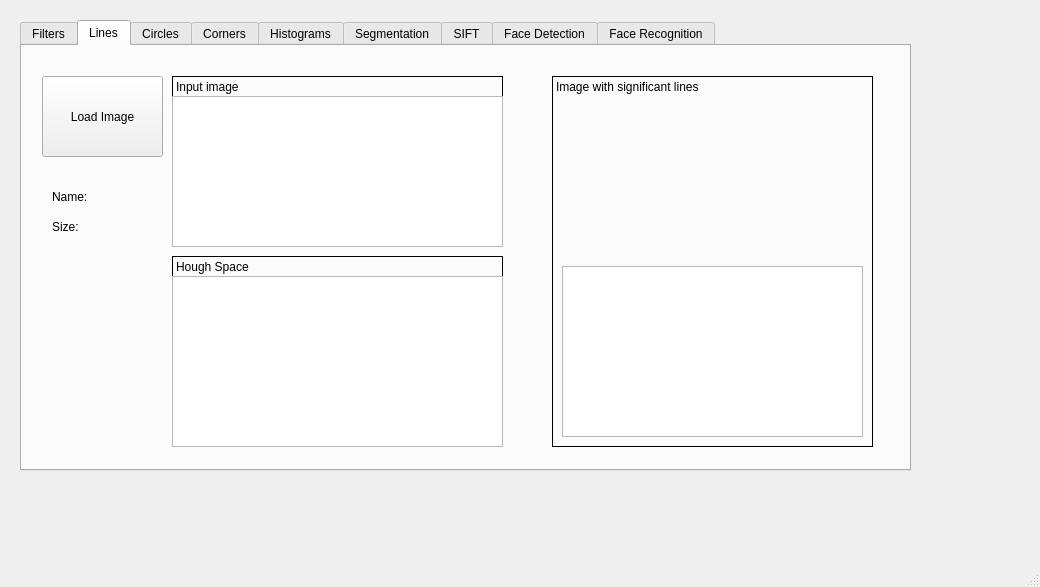
<?xml version="1.0" encoding="UTF-8"?>
<ui version="4.0">
 <class>MainWindow</class>
 <widget class="QMainWindow" name="MainWindow">
  <property name="geometry">
   <rect>
    <x>0</x>
    <y>0</y>
    <width>1040</width>
    <height>587</height>
   </rect>
  </property>
  <property name="windowTitle">
   <string>MainWindow</string>
  </property>
  <widget class="QWidget" name="centralwidget">
   <widget class="QWidget" name="gridLayoutWidget">
    <property name="geometry">
     <rect>
      <x>20</x>
      <y>20</y>
      <width>891</width>
      <height>451</height>
     </rect>
    </property>
    <layout class="QGridLayout" name="gridLayout">
     <item row="0" column="0">
      <widget class="QTabWidget" name="tabWidget">
       <property name="enabled">
        <bool>true</bool>
       </property>
       <property name="currentIndex">
        <number>1</number>
       </property>
       <widget class="QWidget" name="tab_filters">
        <attribute name="title">
         <string>Filters</string>
        </attribute>
        <widget class="QLabel" name="label_filters_input">
         <property name="geometry">
          <rect>
           <x>150</x>
           <y>30</y>
           <width>361</width>
           <height>231</height>
          </rect>
         </property>
         <property name="frameShape">
          <enum>QFrame::Box</enum>
         </property>
         <property name="text">
          <string>Input image</string>
         </property>
         <property name="alignment">
          <set>Qt::AlignLeading|Qt::AlignLeft|Qt::AlignTop</set>
         </property>
        </widget>
        <widget class="QLabel" name="label_filters_output">
         <property name="geometry">
          <rect>
           <x>520</x>
           <y>30</y>
           <width>351</width>
           <height>231</height>
          </rect>
         </property>
         <property name="frameShape">
          <enum>QFrame::Box</enum>
         </property>
         <property name="text">
          <string>Output image</string>
         </property>
         <property name="textFormat">
          <enum>Qt::PlainText</enum>
         </property>
         <property name="alignment">
          <set>Qt::AlignLeading|Qt::AlignLeft|Qt::AlignTop</set>
         </property>
        </widget>
        <widget class="QPushButton" name="pushButton_filters_load">
         <property name="geometry">
          <rect>
           <x>20</x>
           <y>30</y>
           <width>121</width>
           <height>81</height>
          </rect>
         </property>
         <property name="text">
          <string>Load Image</string>
         </property>
        </widget>
        <widget class="QLabel" name="label">
         <property name="geometry">
          <rect>
           <x>30</x>
           <y>140</y>
           <width>31</width>
           <height>21</height>
          </rect>
         </property>
         <property name="text">
          <string>Name:</string>
         </property>
        </widget>
        <widget class="QLabel" name="label_2">
         <property name="geometry">
          <rect>
           <x>30</x>
           <y>170</y>
           <width>31</width>
           <height>21</height>
          </rect>
         </property>
         <property name="text">
          <string>Size:</string>
         </property>
        </widget>
        <widget class="QGroupBox" name="groupBox">
         <property name="geometry">
          <rect>
           <x>30</x>
           <y>280</y>
           <width>751</width>
           <height>111</height>
          </rect>
         </property>
         <property name="title">
          <string>Filter Setting</string>
         </property>
         <widget class="QWidget" name="horizontalLayoutWidget">
          <property name="geometry">
           <rect>
            <x>20</x>
            <y>40</y>
            <width>311</width>
            <height>41</height>
           </rect>
          </property>
          <layout class="QHBoxLayout" name="horizontalLayout">
           <item>
            <widget class="QLabel" name="label_3">
             <property name="text">
              <string>Select Filter</string>
             </property>
            </widget>
           </item>
           <item>
            <widget class="QComboBox" name="comboBox">
             <item>
              <property name="text">
               <string>None</string>
              </property>
             </item>
             <item>
              <property name="text">
               <string>Prewitt Filter</string>
              </property>
             </item>
             <item>
              <property name="text">
               <string>Sobel Filter</string>
              </property>
             </item>
             <item>
              <property name="text">
               <string>Laplacian Filter</string>
              </property>
             </item>
             <item>
              <property name="text">
               <string>LoG</string>
              </property>
             </item>
             <item>
              <property name="text">
               <string>DoG</string>
              </property>
             </item>
             <item>
              <property name="text">
               <string>Box Filter</string>
              </property>
             </item>
             <item>
              <property name="text">
               <string>Median Filter</string>
              </property>
             </item>
             <item>
              <property name="text">
               <string>Gaussian Filter (3x3)</string>
              </property>
             </item>
             <item>
              <property name="text">
               <string>Gaussian Filter (5x5)</string>
              </property>
             </item>
             <item>
              <property name="text">
               <string>Sharpening Filter</string>
              </property>
             </item>
             <item>
              <property name="text">
               <string>FFT Magnitude</string>
              </property>
             </item>
             <item>
              <property name="text">
               <string>High-pass Filter</string>
              </property>
             </item>
             <item>
              <property name="text">
               <string>Low-pass Filter</string>
              </property>
             </item>
             <item>
              <property name="text">
               <string>Band-pass Filter</string>
              </property>
             </item>
            </widget>
           </item>
          </layout>
         </widget>
         <widget class="QGroupBox" name="groupBox_2">
          <property name="geometry">
           <rect>
            <x>380</x>
            <y>30</y>
            <width>361</width>
            <height>71</height>
           </rect>
          </property>
          <property name="title">
           <string>Additional Parameters</string>
          </property>
          <widget class="QLabel" name="label_17">
           <property name="geometry">
            <rect>
             <x>80</x>
             <y>20</y>
             <width>47</width>
             <height>13</height>
            </rect>
           </property>
           <property name="text">
            <string>Kernel </string>
           </property>
          </widget>
          <widget class="QLabel" name="label_18">
           <property name="geometry">
            <rect>
             <x>170</x>
             <y>20</y>
             <width>47</width>
             <height>13</height>
            </rect>
           </property>
           <property name="text">
            <string>STD </string>
           </property>
          </widget>
          <widget class="QLabel" name="label_19">
           <property name="geometry">
            <rect>
             <x>10</x>
             <y>20</y>
             <width>61</width>
             <height>16</height>
            </rect>
           </property>
           <property name="font">
            <font>
             <weight>75</weight>
             <bold>true</bold>
            </font>
           </property>
           <property name="text">
            <string>Gaussian:</string>
           </property>
           <property name="textFormat">
            <enum>Qt::RichText</enum>
           </property>
          </widget>
          <widget class="QLineEdit" name="lineEdit">
           <property name="geometry">
            <rect>
             <x>80</x>
             <y>40</y>
             <width>71</width>
             <height>20</height>
            </rect>
           </property>
          </widget>
          <widget class="QLineEdit" name="lineEdit_2">
           <property name="geometry">
            <rect>
             <x>170</x>
             <y>40</y>
             <width>71</width>
             <height>20</height>
            </rect>
           </property>
          </widget>
          <widget class="QPushButton" name="pushButton_Apply_Gaussian">
           <property name="geometry">
            <rect>
             <x>280</x>
             <y>40</y>
             <width>75</width>
             <height>23</height>
            </rect>
           </property>
           <property name="text">
            <string>Apply</string>
           </property>
          </widget>
         </widget>
        </widget>
        <widget class="ImageView" name="graphicsView_2">
         <property name="geometry">
          <rect>
           <x>160</x>
           <y>50</y>
           <width>341</width>
           <height>201</height>
          </rect>
         </property>
        </widget>
        <widget class="QLabel" name="label_12">
         <property name="geometry">
          <rect>
           <x>160</x>
           <y>40</y>
           <width>311</width>
           <height>201</height>
          </rect>
         </property>
         <property name="text">
          <string/>
         </property>
        </widget>
        <widget class="ImageView" name="graphicsView_3">
         <property name="geometry">
          <rect>
           <x>530</x>
           <y>50</y>
           <width>331</width>
           <height>201</height>
          </rect>
         </property>
        </widget>
        <widget class="QLabel" name="label_13">
         <property name="geometry">
          <rect>
           <x>70</x>
           <y>140</y>
           <width>71</width>
           <height>21</height>
          </rect>
         </property>
         <property name="text">
          <string/>
         </property>
        </widget>
        <widget class="QLabel" name="label_14">
         <property name="geometry">
          <rect>
           <x>70</x>
           <y>170</y>
           <width>71</width>
           <height>21</height>
          </rect>
         </property>
         <property name="text">
          <string/>
         </property>
        </widget>
       </widget>
       <widget class="QWidget" name="tab_lines">
        <attribute name="title">
         <string>Lines</string>
        </attribute>
        <widget class="QLabel" name="label_lines_input">
         <property name="geometry">
          <rect>
           <x>150</x>
           <y>30</y>
           <width>331</width>
           <height>171</height>
          </rect>
         </property>
         <property name="frameShape">
          <enum>QFrame::Box</enum>
         </property>
         <property name="text">
          <string>Input image</string>
         </property>
         <property name="alignment">
          <set>Qt::AlignLeading|Qt::AlignLeft|Qt::AlignTop</set>
         </property>
        </widget>
        <widget class="QLabel" name="label_4">
         <property name="geometry">
          <rect>
           <x>30</x>
           <y>140</y>
           <width>71</width>
           <height>21</height>
          </rect>
         </property>
         <property name="text">
          <string>Name:</string>
         </property>
        </widget>
        <widget class="QLabel" name="label_5">
         <property name="geometry">
          <rect>
           <x>30</x>
           <y>170</y>
           <width>71</width>
           <height>21</height>
          </rect>
         </property>
         <property name="text">
          <string>Size:</string>
         </property>
        </widget>
        <widget class="QPushButton" name="pushButton_lines_load">
         <property name="geometry">
          <rect>
           <x>20</x>
           <y>30</y>
           <width>121</width>
           <height>81</height>
          </rect>
         </property>
         <property name="text">
          <string>Load Image</string>
         </property>
        </widget>
        <widget class="QLabel" name="label_lines_hough">
         <property name="geometry">
          <rect>
           <x>150</x>
           <y>210</y>
           <width>331</width>
           <height>191</height>
          </rect>
         </property>
         <property name="frameShape">
          <enum>QFrame::Box</enum>
         </property>
         <property name="text">
          <string>Hough Space</string>
         </property>
         <property name="textFormat">
          <enum>Qt::PlainText</enum>
         </property>
         <property name="alignment">
          <set>Qt::AlignLeading|Qt::AlignLeft|Qt::AlignTop</set>
         </property>
        </widget>
        <widget class="QLabel" name="label_lines_input_2">
         <property name="geometry">
          <rect>
           <x>530</x>
           <y>30</y>
           <width>321</width>
           <height>371</height>
          </rect>
         </property>
         <property name="frameShape">
          <enum>QFrame::Box</enum>
         </property>
         <property name="text">
          <string>Image with significant lines</string>
         </property>
         <property name="alignment">
          <set>Qt::AlignLeading|Qt::AlignLeft|Qt::AlignTop</set>
         </property>
        </widget>
        <widget class="ImageView" name="graphicsView_11">
         <property name="geometry">
          <rect>
           <x>150</x>
           <y>230</y>
           <width>331</width>
           <height>171</height>
          </rect>
         </property>
        </widget>
        <widget class="ImageView" name="graphicsView_12">
         <property name="geometry">
          <rect>
           <x>150</x>
           <y>50</y>
           <width>331</width>
           <height>151</height>
          </rect>
         </property>
        </widget>
        <widget class="QLabel" name="label_23">
         <property name="geometry">
          <rect>
           <x>70</x>
           <y>140</y>
           <width>71</width>
           <height>21</height>
          </rect>
         </property>
         <property name="text">
          <string/>
         </property>
        </widget>
        <widget class="QLabel" name="label_24">
         <property name="geometry">
          <rect>
           <x>70</x>
           <y>170</y>
           <width>71</width>
           <height>21</height>
          </rect>
         </property>
         <property name="text">
          <string/>
         </property>
        </widget>
        <widget class="QLabel" name="label_25">
         <property name="geometry">
          <rect>
           <x>540</x>
           <y>50</y>
           <width>301</width>
           <height>151</height>
          </rect>
         </property>
         <property name="text">
          <string/>
         </property>
        </widget>
        <widget class="ImageView" name="graphicsView_13">
         <property name="geometry">
          <rect>
           <x>540</x>
           <y>220</y>
           <width>301</width>
           <height>171</height>
          </rect>
         </property>
        </widget>
       </widget>
       <widget class="QWidget" name="tab_circles">
        <property name="enabled">
         <bool>true</bool>
        </property>
        <attribute name="title">
         <string>Circles</string>
        </attribute>
        <widget class="QPushButton" name="pushButton_circles_load">
         <property name="geometry">
          <rect>
           <x>20</x>
           <y>30</y>
           <width>121</width>
           <height>81</height>
          </rect>
         </property>
         <property name="text">
          <string>Load Image</string>
         </property>
        </widget>
        <widget class="QLabel" name="label_circles_input">
         <property name="geometry">
          <rect>
           <x>180</x>
           <y>30</y>
           <width>301</width>
           <height>171</height>
          </rect>
         </property>
         <property name="frameShape">
          <enum>QFrame::Box</enum>
         </property>
         <property name="text">
          <string>Input image</string>
         </property>
         <property name="alignment">
          <set>Qt::AlignLeading|Qt::AlignLeft|Qt::AlignTop</set>
         </property>
        </widget>
        <widget class="QLabel" name="label_circles_hough">
         <property name="geometry">
          <rect>
           <x>10</x>
           <y>210</y>
           <width>541</width>
           <height>191</height>
          </rect>
         </property>
         <property name="frameShape">
          <enum>QFrame::Box</enum>
         </property>
         <property name="text">
          <string>Hough Space</string>
         </property>
         <property name="textFormat">
          <enum>Qt::PlainText</enum>
         </property>
         <property name="alignment">
          <set>Qt::AlignLeading|Qt::AlignLeft|Qt::AlignTop</set>
         </property>
        </widget>
        <widget class="QLabel" name="label_6">
         <property name="geometry">
          <rect>
           <x>30</x>
           <y>140</y>
           <width>71</width>
           <height>21</height>
          </rect>
         </property>
         <property name="text">
          <string>Name:</string>
         </property>
        </widget>
        <widget class="QLabel" name="label_7">
         <property name="geometry">
          <rect>
           <x>30</x>
           <y>170</y>
           <width>71</width>
           <height>21</height>
          </rect>
         </property>
         <property name="text">
          <string>Size:</string>
         </property>
        </widget>
        <widget class="QLabel" name="label_circles_output">
         <property name="geometry">
          <rect>
           <x>560</x>
           <y>30</y>
           <width>321</width>
           <height>371</height>
          </rect>
         </property>
         <property name="frameShape">
          <enum>QFrame::Box</enum>
         </property>
         <property name="text">
          <string>Image with significant lines</string>
         </property>
         <property name="alignment">
          <set>Qt::AlignLeading|Qt::AlignLeft|Qt::AlignTop</set>
         </property>
        </widget>
        <widget class="QLabel" name="label_20">
         <property name="geometry">
          <rect>
           <x>90</x>
           <y>170</y>
           <width>71</width>
           <height>21</height>
          </rect>
         </property>
         <property name="text">
          <string/>
         </property>
        </widget>
        <widget class="QLabel" name="label_21">
         <property name="geometry">
          <rect>
           <x>90</x>
           <y>140</y>
           <width>71</width>
           <height>21</height>
          </rect>
         </property>
         <property name="text">
          <string/>
         </property>
        </widget>
        <widget class="ImageView" name="graphicsView_8">
         <property name="geometry">
          <rect>
           <x>180</x>
           <y>50</y>
           <width>301</width>
           <height>151</height>
          </rect>
         </property>
        </widget>
        <widget class="ImageView" name="graphicsView_9">
         <property name="geometry">
          <rect>
           <x>570</x>
           <y>240</y>
           <width>301</width>
           <height>151</height>
          </rect>
         </property>
        </widget>
        <widget class="ImageView" name="graphicsView_10">
         <property name="geometry">
          <rect>
           <x>10</x>
           <y>230</y>
           <width>541</width>
           <height>171</height>
          </rect>
         </property>
        </widget>
        <widget class="QLabel" name="label_22">
         <property name="geometry">
          <rect>
           <x>570</x>
           <y>50</y>
           <width>301</width>
           <height>151</height>
          </rect>
         </property>
         <property name="text">
          <string/>
         </property>
        </widget>
       </widget>
       <widget class="QWidget" name="tab_corners">
        <attribute name="title">
         <string>Corners</string>
        </attribute>
        <widget class="QPushButton" name="pushButton_corners_load">
         <property name="geometry">
          <rect>
           <x>20</x>
           <y>30</y>
           <width>121</width>
           <height>81</height>
          </rect>
         </property>
         <property name="text">
          <string>Load Image</string>
         </property>
        </widget>
        <widget class="QLabel" name="label_corners_input">
         <property name="geometry">
          <rect>
           <x>260</x>
           <y>30</y>
           <width>241</width>
           <height>171</height>
          </rect>
         </property>
         <property name="frameShape">
          <enum>QFrame::Box</enum>
         </property>
         <property name="text">
          <string>Image with significant lines</string>
         </property>
         <property name="alignment">
          <set>Qt::AlignLeading|Qt::AlignLeft|Qt::AlignTop</set>
         </property>
        </widget>
        <widget class="QLabel" name="label_corners_edge">
         <property name="geometry">
          <rect>
           <x>260</x>
           <y>210</y>
           <width>241</width>
           <height>191</height>
          </rect>
         </property>
         <property name="frameShape">
          <enum>QFrame::Box</enum>
         </property>
         <property name="text">
          <string>Edge Image</string>
         </property>
         <property name="textFormat">
          <enum>Qt::PlainText</enum>
         </property>
         <property name="alignment">
          <set>Qt::AlignLeading|Qt::AlignLeft|Qt::AlignTop</set>
         </property>
        </widget>
        <widget class="QLabel" name="label_8">
         <property name="geometry">
          <rect>
           <x>30</x>
           <y>140</y>
           <width>71</width>
           <height>21</height>
          </rect>
         </property>
         <property name="text">
          <string>Name:</string>
         </property>
        </widget>
        <widget class="QLabel" name="label_9">
         <property name="geometry">
          <rect>
           <x>30</x>
           <y>170</y>
           <width>71</width>
           <height>21</height>
          </rect>
         </property>
         <property name="text">
          <string>Size:</string>
         </property>
        </widget>
        <widget class="QLabel" name="label_corners_corners_output">
         <property name="geometry">
          <rect>
           <x>510</x>
           <y>30</y>
           <width>261</width>
           <height>171</height>
          </rect>
         </property>
         <property name="frameShape">
          <enum>QFrame::Box</enum>
         </property>
         <property name="text">
          <string>Image with significant corners</string>
         </property>
         <property name="alignment">
          <set>Qt::AlignLeading|Qt::AlignLeft|Qt::AlignTop</set>
         </property>
        </widget>
        <widget class="QLabel" name="label_corners_corners">
         <property name="geometry">
          <rect>
           <x>510</x>
           <y>210</y>
           <width>261</width>
           <height>191</height>
          </rect>
         </property>
         <property name="frameShape">
          <enum>QFrame::Box</enum>
         </property>
         <property name="text">
          <string>Corner Image</string>
         </property>
         <property name="textFormat">
          <enum>Qt::PlainText</enum>
         </property>
         <property name="alignment">
          <set>Qt::AlignLeading|Qt::AlignLeft|Qt::AlignTop</set>
         </property>
        </widget>
       </widget>
       <widget class="QWidget" name="tab_histograms">
        <attribute name="title">
         <string>Histograms</string>
        </attribute>
        <widget class="QLabel" name="label_histograms_houtput">
         <property name="geometry">
          <rect>
           <x>520</x>
           <y>200</y>
           <width>311</width>
           <height>191</height>
          </rect>
         </property>
         <property name="frameShape">
          <enum>QFrame::Box</enum>
         </property>
         <property name="text">
          <string>Output Histogram</string>
         </property>
         <property name="textFormat">
          <enum>Qt::PlainText</enum>
         </property>
         <property name="alignment">
          <set>Qt::AlignLeading|Qt::AlignLeft|Qt::AlignTop</set>
         </property>
        </widget>
        <widget class="QPushButton" name="pushButton_histograms_load">
         <property name="geometry">
          <rect>
           <x>20</x>
           <y>30</y>
           <width>121</width>
           <height>81</height>
          </rect>
         </property>
         <property name="text">
          <string>Load image</string>
         </property>
        </widget>
        <widget class="QLabel" name="label_histograms_input">
         <property name="geometry">
          <rect>
           <x>200</x>
           <y>20</y>
           <width>311</width>
           <height>171</height>
          </rect>
         </property>
         <property name="frameShape">
          <enum>QFrame::Box</enum>
         </property>
         <property name="text">
          <string>Input image</string>
         </property>
         <property name="alignment">
          <set>Qt::AlignLeading|Qt::AlignLeft|Qt::AlignTop</set>
         </property>
        </widget>
        <widget class="QLabel" name="label_histograms_output">
         <property name="geometry">
          <rect>
           <x>520</x>
           <y>20</y>
           <width>311</width>
           <height>171</height>
          </rect>
         </property>
         <property name="frameShape">
          <enum>QFrame::Box</enum>
         </property>
         <property name="text">
          <string>Output image</string>
         </property>
         <property name="alignment">
          <set>Qt::AlignLeading|Qt::AlignLeft|Qt::AlignTop</set>
         </property>
        </widget>
        <widget class="QLabel" name="label_10">
         <property name="geometry">
          <rect>
           <x>30</x>
           <y>170</y>
           <width>71</width>
           <height>21</height>
          </rect>
         </property>
         <property name="text">
          <string>Size:</string>
         </property>
        </widget>
        <widget class="QLabel" name="label_11">
         <property name="geometry">
          <rect>
           <x>30</x>
           <y>140</y>
           <width>71</width>
           <height>21</height>
          </rect>
         </property>
         <property name="text">
          <string>Name:</string>
         </property>
        </widget>
        <widget class="QLabel" name="label_histograms_hinput">
         <property name="geometry">
          <rect>
           <x>200</x>
           <y>200</y>
           <width>311</width>
           <height>191</height>
          </rect>
         </property>
         <property name="frameShape">
          <enum>QFrame::Box</enum>
         </property>
         <property name="text">
          <string>Input Histogram</string>
         </property>
         <property name="textFormat">
          <enum>Qt::PlainText</enum>
         </property>
         <property name="alignment">
          <set>Qt::AlignLeading|Qt::AlignLeft|Qt::AlignTop</set>
         </property>
        </widget>
        <widget class="QRadioButton" name="radioButton">
         <property name="geometry">
          <rect>
           <x>20</x>
           <y>220</y>
           <width>112</width>
           <height>23</height>
          </rect>
         </property>
         <property name="text">
          <string>Equalization</string>
         </property>
        </widget>
        <widget class="QRadioButton" name="radioButton_2">
         <property name="geometry">
          <rect>
           <x>130</x>
           <y>220</y>
           <width>112</width>
           <height>23</height>
          </rect>
         </property>
         <property name="text">
          <string>Matching</string>
         </property>
        </widget>
        <widget class="QPushButton" name="pushButton_histograms_load_target">
         <property name="geometry">
          <rect>
           <x>30</x>
           <y>280</y>
           <width>161</width>
           <height>71</height>
          </rect>
         </property>
         <property name="text">
          <string>Load target image</string>
         </property>
        </widget>
        <widget class="ImageView" name="graphicsView_4">
         <property name="geometry">
          <rect>
           <x>200</x>
           <y>40</y>
           <width>311</width>
           <height>151</height>
          </rect>
         </property>
        </widget>
        <widget class="ImageView" name="graphicsView_5">
         <property name="geometry">
          <rect>
           <x>520</x>
           <y>40</y>
           <width>311</width>
           <height>151</height>
          </rect>
         </property>
        </widget>
        <widget class="QLabel" name="label_15">
         <property name="geometry">
          <rect>
           <x>70</x>
           <y>140</y>
           <width>101</width>
           <height>21</height>
          </rect>
         </property>
         <property name="text">
          <string/>
         </property>
        </widget>
        <widget class="QLabel" name="label_16">
         <property name="geometry">
          <rect>
           <x>70</x>
           <y>170</y>
           <width>101</width>
           <height>21</height>
          </rect>
         </property>
         <property name="text">
          <string/>
         </property>
        </widget>
        <widget class="PlotWidget" name="graphicsView_6">
         <property name="geometry">
          <rect>
           <x>200</x>
           <y>230</y>
           <width>311</width>
           <height>161</height>
          </rect>
         </property>
        </widget>
        <widget class="PlotWidget" name="graphicsView_7">
         <property name="geometry">
          <rect>
           <x>520</x>
           <y>230</y>
           <width>311</width>
           <height>161</height>
          </rect>
         </property>
        </widget>
       </widget>
       <widget class="QWidget" name="tab_segmentation">
        <attribute name="title">
         <string>Segmentation</string>
        </attribute>
       </widget>
       <widget class="QWidget" name="tab_SIFT">
        <attribute name="title">
         <string>SIFT</string>
        </attribute>
       </widget>
       <widget class="QWidget" name="tab_face_detection">
        <attribute name="title">
         <string>Face Detection</string>
        </attribute>
       </widget>
       <widget class="QWidget" name="tab">
        <attribute name="title">
         <string>Face Recognition</string>
        </attribute>
       </widget>
      </widget>
     </item>
    </layout>
   </widget>
  </widget>
  <widget class="QMenuBar" name="menubar">
   <property name="geometry">
    <rect>
     <x>0</x>
     <y>0</y>
     <width>1040</width>
     <height>21</height>
    </rect>
   </property>
  </widget>
  <widget class="QStatusBar" name="statusbar"/>
 </widget>
 <customwidgets>
  <customwidget>
   <class>PlotWidget</class>
   <extends>QGraphicsView</extends>
   <header>pyqtgraph</header>
  </customwidget>
  <customwidget>
   <class>ImageView</class>
   <extends>QGraphicsView</extends>
   <header>pyqtgraph</header>
  </customwidget>
 </customwidgets>
 <resources/>
 <connections/>
</ui>
